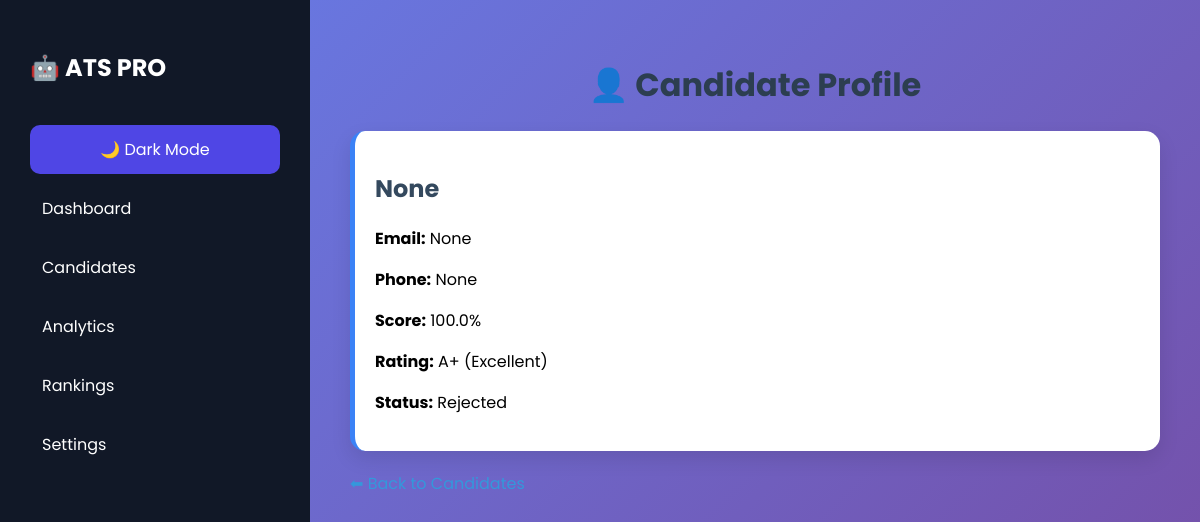
/candidate/2, run on the app's committed database.
### tables this page shows
CREATE TABLE candidates (

       id INTEGER PRIMARY KEY AUTOINCREMENT,

filename TEXT,

name TEXT,

email TEXT,

phone TEXT,

score REAL,

rating TEXT,

status TEXT
    );

### app.py (the view)
@app.route("/candidate/<int:id>")
def candidate_details(id):
    candidate = get_candidate_by_id(id)
    return render_template(
        "candidate_details.html",
        candidate=candidate
    )

### database.py (called while the page is built)
def get_candidate_by_id(candidate_id):
    conn = sqlite3.connect("resume_data.db")
    cursor = conn.cursor()
    cursor.execute(
        """
        SELECT *
        FROM candidates
        WHERE id = ?
        """,
        (candidate_id,)
    )
    candidate = cursor.fetchone()
    conn.close()
    return candidate

### templates/candidate_details.html (shortened to what this page needs)
{% extends "base.html" %}
{% block content %}
<h1>👤 Candidate Profile</h1>
<div class="profile-card">
<h2>{{ candidate[2] }}</h2>
<p><strong>Email:</strong> {{ candidate[3] }}</p>
<p><strong>Phone:</strong> {{ candidate[4] }}</p>
<p><strong>Score:</strong> {{ candidate[5] }}%</p>
<p><strong>Rating:</strong> {{ candidate[6] }}</p>
<p><strong>Status:</strong> {{ candidate[7] }}</p>
</div>
<a href="/candidates">
</a>
{% endblock %}

### static/style.css (style rules this page uses)
body { font-family: 'Segoe UI', sans-serif; background: linear-gradient(135deg, #667eea, #764ba2); margin: 0; padding: 0; min-height: 100vh; }
h1 { text-align: center; color: #2c3e50; }
h2 { color: #34495e; }
a { text-decoration: none; color: #3498db; }
.profile-card, .score-card, .rating-card { background:white; border-radius:15px; padding:20px; margin-bottom:20px; box-shadow:0 8px 20px rgba(0,0,0,0.1); transition:0.3s; }
.profile-card { border-left:5px solid #3b82f6; }
* { font-family:'Poppins',sans-serif; }

### data on the page
candidates: score "100.0", rating "A+ (Excellent)", status "Rejected"

### other printed values
{{ candidate[2] }} "None"
{{ candidate[3] }} "None"
{{ candidate[4] }} "None"
